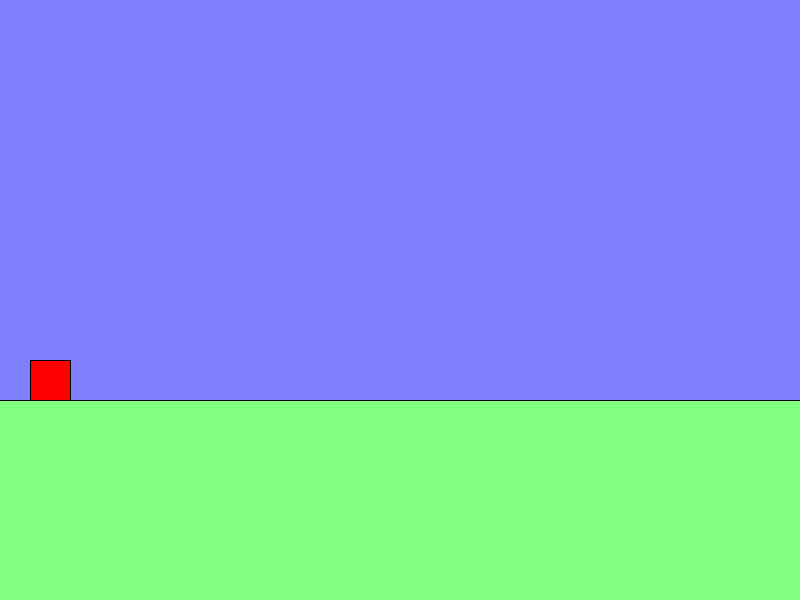
Frame 1 (no input)
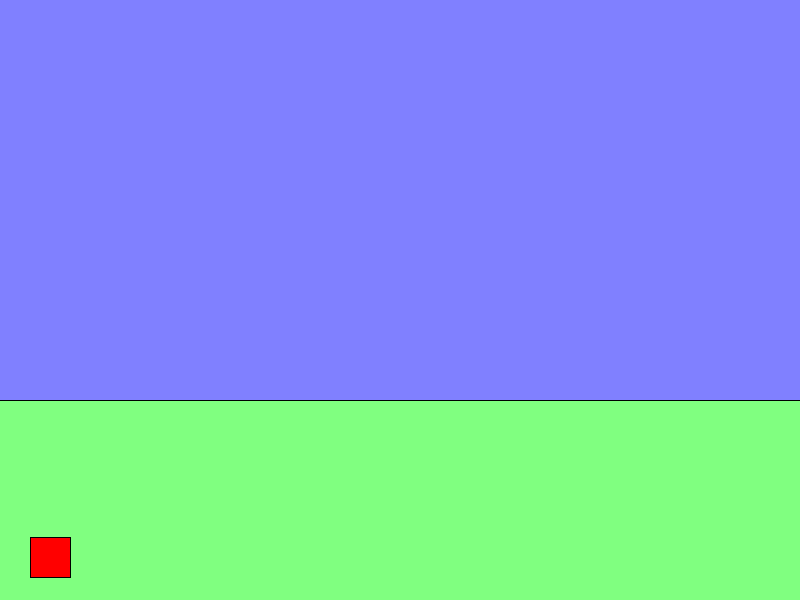
Frame 60 (the mouse pressed at the canvas centre just before this capture)
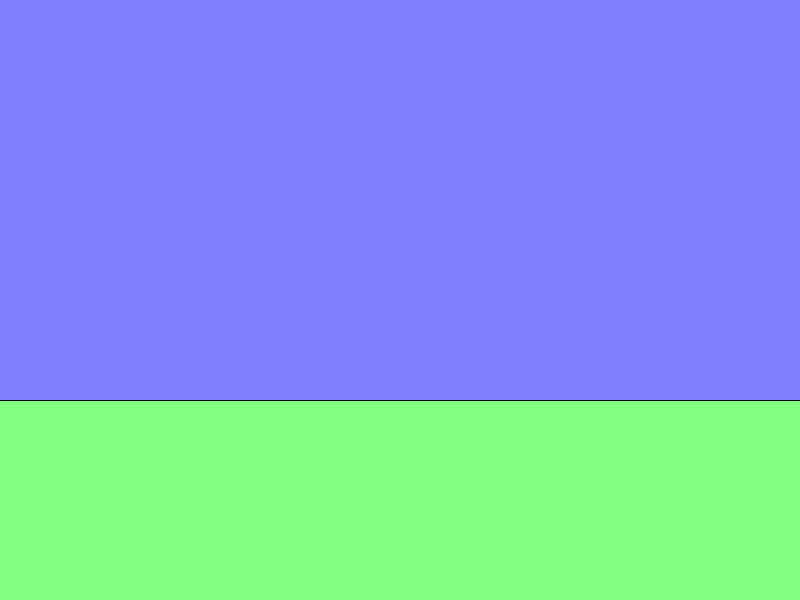
Frame 120 (the mouse held since frame 60 and released just before this capture)

The Processing sketch that drew these frames (run headless with seeded random() and noise(); from frame 60 on, the mouse is pressed at the canvas centre):

// Processing sketch: mario
// ── mario.pde
int ground; 
int mSize = 40;
int mPosX = 30;
float mPosY;
float mSpdY = 0;
float gravity = 0.1f;

void setup() {
  size(800,600);
  ground = 2*height/3;
  mPosY = ground - mSize;
}


void draw() {
  if( keyPressed ) {
    if( key == CODED ) {
      switch( keyCode ) {
        case LEFT:
          mPosX -= 1;
          break;
        case RIGHT:
          mPosX += 1;
          break;
      }
    } else {
      switch( key ) {
        case 'a':
          mPosX -= 1;
          break;
        case 'd':
          mPosX += 1;
          break;
        case ' ':
          mSpdY -= 2;
          break;
        }
    }
  }
  
  background(128,128,256);
  fill(128,256,128);
  rect(-1,ground,width+1,height);
 
  
  fill(255,0,0);
  mPosY += mSpdY;
  mSpdY += gravity;
  rect(mPosX,mPosY,mSize,mSize);
}
